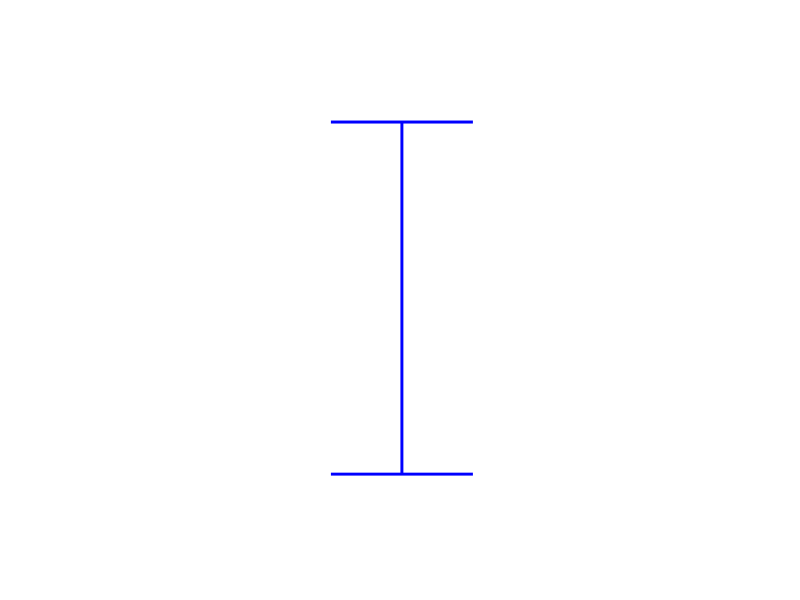
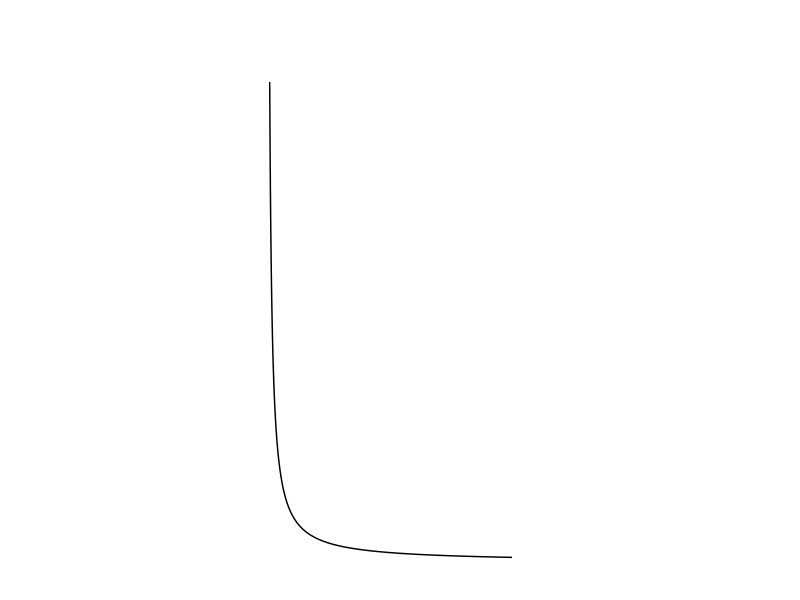

Here is the R script that generated these plots, in order: (Note: this script raises an error after producing the figures.)
rm(list=ls())

library(tidyverse)


t <- seq(-pi,pi,0.001)
x <- 16*0.25*(3*sin(t) - sin(3*t))
y <- 13*cos(t) - 5*cos(2*t) - cos(4*t)


# Letters -----------------------------------------------------------------

# Plot I----

point1 <- 0
point2 <- 0
I <- tibble(point1, point2)

IPlot <- I %>% 
  ggplot(aes(point1, point2)) +
  theme_classic() +
  geom_errorbar(ymin=-1, ymax=1, width=0.2, size=1, color="blue") +
  expand_limits(x=c(-.5,.5), y=c(-1.5,1.5)) +
  theme(axis.title.y = element_blank(),
        axis.title.x = element_blank(),
        plot.title = element_blank(),
        axis.line = element_blank(),
        axis.ticks = element_blank(),
        axis.text = element_blank())
IPlot


# Plot L ------------------------------------------------------------------

x2 <- seq(1,100,.1)
y2 <- 1/x2
L <- tibble(x2,y2)

LPlot <- L %>% 
  ggplot(aes(x2,y2)) +
  theme_classic() +
  geom_line() +
  expand_limits(x=c(-90,200), y=c(0,1.1)) +
  theme(axis.title.y = element_blank(),
        axis.title.x = element_blank(),
        plot.title = element_blank(),
        axis.line = element_blank(),
        axis.ticks = element_blank(),
        axis.text = element_blank())
LPlot


# Plot O ------------------------------------------------------------------

x3 <- seq(-3, 3, 0.1)
y3.1 <- sqrt(9-(x3^2))
y3.2 <- -sqrt(9-x3^2)
O <- tibble(x3, y3.1, y3.2)

OPlot <- O %>% 
  ggplot(aes(x3 ,y3.1)) +
  geom_line() +
  ggplot(aes(x3, y3.2)) +
  geom_line()
OPlot

# Hearts ------------------------------------------------------------------

Heart1 <- tibble(x,y)

Heart1Plot <- Heart1 %>% 
  ggplot(aes(x,y)) +
  theme_classic() +
  geom_line(color = "pink") +
  theme(axis.title.y = element_blank(),
        axis.title.x = element_blank(),
        plot.title = element_blank(),
        axis.line = element_blank(),
        axis.ticks = element_blank(),
        axis.text = element_blank()) +
  coord_polar(start = pi)
Heart1Plot


r <- 2 - 2*sin(t) + sin(t)*(sqrt(abs(cos(t))))/(sin(t)+1.4)

Heart2 <- tibble(t,r)

Heart2Plot <- Heart2 %>% 
  ggplot(aes(t,r)) +
  theme_classic() +
  geom_line() +
  coord_polar(start = pi/2) +
  scale_fill_manual(values = "pink") +
  theme(axis.title.y = element_blank(),
        axis.title.x = element_blank(),
        plot.title = element_blank(),
        axis.line = element_blank(),
        axis.ticks = element_blank(),
        axis.text = element_blank())
Heart2Plot

# Proving Functionality ---------------------------------------------------



n <- 50
x <- -n:n
y <- x^3
plot(x, y)
lines(spline(x, y))
lines(spline(x, y, n = 201), col = 2)
z <- lines(spline(x,y))
plot(x,z)

Cubes <- tibble(x,y)

Cubic <- Cubes %>% 
  ggplot(aes(x, y)) +
  geom_line()
Cubic

# Test Code ---------------------------------------------------------------


op <- par(mfrow = c(2,1), mgp = c(2,.8,0), mar = .1+c(3,3,3,1))
n <- 9
x <- 1:n
y <- rnorm(n)
plot(x, y, main = paste("spline[fun](.) through",n,"points"))
lines(spline(x, y))
lines(spline(x, y, n = 201), col = 2)

y <- (x-6)^2
plot(x, y, main = "spline(.) -- 3 methods")
lines(spline(x, y, n = 201), col = 2)
lines(spline(x, y, n = 201, method = "natural"), col = 3)
lines(spline(x, y, n = 201, method = "periodic"), col = 4)
legend(6,25, c("fmm","natural","periodic"), col=2:4, lty=1)

f <- splinefun(x, y)
ls(envir = environment(f))
splinecoef <- eval(expression(z), envir = environment(f))
curve(f(x), 1, 10, col = "green", lwd = 1.5)
points(splinecoef, col = "purple", cex = 2)
par(op)


par(mfrow=c(2,2))
curve(x^3-3*x, -2, 2)
curve(x^2-2, add = TRUE, col = "violet")

curve(sin, -pi, 3*pi)
plot(cos)
chippy <- function(x) sin(cos(x)*exp(-x/2))
curve(chippy, -8, 7, n=2001)

for(ll in c("","x","y","xy"))
  curve(log(1+x), 1,100, log=ll, sub=paste("log=",ll))


# References --------------------------------------------------------------


# https://www.math.ucla.edu/~anderson/rw1001/library/base/html/curve.html
# https://www.math.ucla.edu/~anderson/rw1001/library/base/html/splinefun.html
# https://www.math.ucla.edu/~anderson/rw1001/library/base/html/par.html
# https://ggplot2.tidyverse.org/reference/coord_polar.html
# https://stackoverflow.com/questions/39773933/how-to-get-a-really-periodic-polar-surface-plot-with-ggplot
# http://sape.inf.usi.ch/quick-reference/ggplot2/geom_errorbar
# https://www.lenfisherscience.com/36-all-you-need-is-love-mathematical-style/
# http://www.sthda.com/english/wiki/ggplot2-axis-scales-and-transformations
